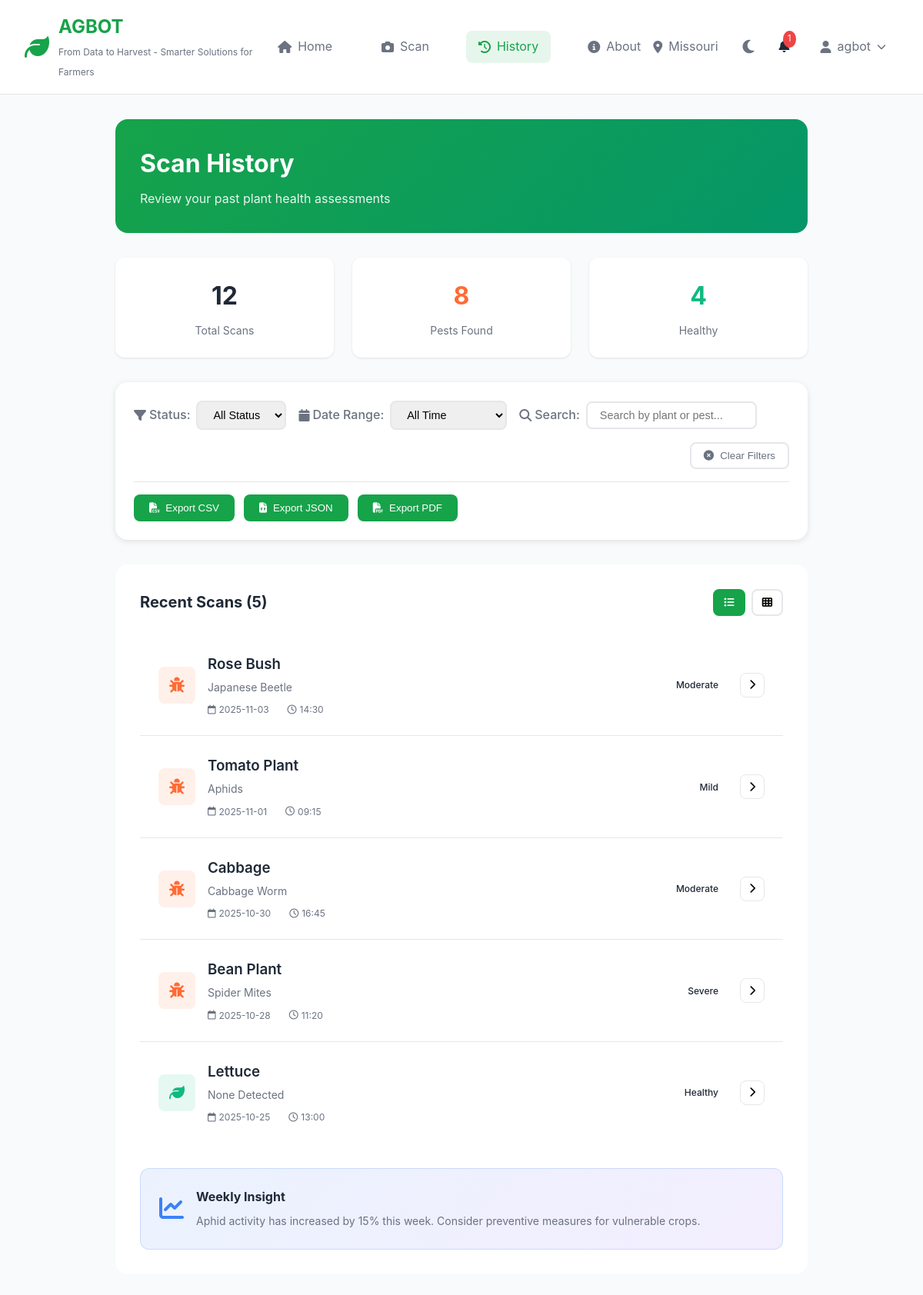
Screenshot of /history (signed in) with the database file from the repository.
### models.py (models this page shows, shortened)
class User(UserMixin, db.Model):
    __tablename__ = 'users'
    id = db.Column(db.Integer, primary_key=True)
    email = db.Column(db.String(120), unique=True, nullable=False, index=True)
    phone = db.Column(db.String(20), unique=True, nullable=True)
    password_hash = db.Column(db.String(255), nullable=False)
    name = db.Column(db.String(100), nullable=False)
    location = db.Column(db.String(100), nullable=True)
    language = db.Column(db.String(10), default='en')  # en, hi, es, sw, etc.
    units = db.Column(db.String(10), default='metric')  # metric or imperial
    theme = db.Column(db.String(20), default='emerald')  # emerald, forest, ocean, sunset
    farm_name = db.Column(db.String(100), nullable=True)
    farm_size = db.Column(db.String(50), nullable=True)
    crops = db.Column(db.Text, nullable=True)  # Comma-separated crop list
    notification_email = db.Column(db.Boolean, default=True)
    notification_push = db.Column(db.Boolean, default=True)
    created_at = db.Column(db.DateTime, default=datetime.utcnow)
    last_login = db.Column(db.DateTime)
    is_active = db.Column(db.Boolean, default=True)
    oauth_provider = db.Column(db.String(50), nullable=True)  # google, microsoft
    oauth_id = db.Column(db.String(255), nullable=True)
    scans = db.relationship('Scan', backref='user', lazy='dynamic', cascade='all, delete-orphan')
    feedbacks = db.relationship('Feedback', backref='user', lazy='dynamic', cascade='all, delete-orphan')

### app.py (the view)
@app.route('/history')
def history():
    history_data = [
        {
            'plant': 'Rose Bush',
            'pest': 'Japanese Beetle',
            'date': '2025-11-03',
            'time': '14:30',
            'severity': 'Moderate'
        },
        {
            'plant': 'Tomato Plant',
            'pest': 'Aphids',
            'date': '2025-11-01',
            'time': '09:15',
            'severity': 'Mild'
        },
        {
            'plant': 'Cabbage',
            'pest': 'Cabbage Worm',
            'date': '2025-10-30',
            'time': '16:45',
            'severity': 'Moderate'
        },
        {
            'plant': 'Bean Plant',
            'pest': 'Spider Mites',
            'date': '2025-10-28',
            'time': '11:20',
            'severity': 'Severe'
        },
        {
            'plant': 'Lettuce',
            'pest': 'None Detected',
            'date': '2025-10-25',
            'time': '13:00',
            'severity': 'Healthy'
        }
    ]
    stats = {
        'total_scans': 12,
        'pests_found': 8,
        'healthy': 4
    }
    return render_template('history.html', history=history_data, stats=stats)

### app.py (called while the page is built, shortened)
@login_manager.user_loader
def load_user(user_id):
    return User.query.get(int(user_id))

@app.context_processor
def inject_translations():
    if current_user.is_authenticated and current_user.language:
        lang = current_user.language
    else:
        lang = session.get('language', request.args.get('lang', 'en'))
    if not lang or lang not in translations:
        lang = 'en'
    trans = translations.get(lang, translations['en'])
    class TranslationNamespace:
        def __init__(self, data):
            for key, value in data.items():
                if isinstance(value, dict):
                    setattr(self, key, TranslationNamespace(value))
                else:
                    setattr(self, key, value)
    t = TranslationNamespace(trans)
    return dict(lang=lang, t=t)

### templates/history.html (shortened to what this page needs)
{% extends "base.html" %}
{% block content %}
<div class="history-page">
    <div class="history-header">
        <div class="header-content">
            <h1>Scan History</h1>
            <p>Review your past plant health assessments</p>
        </div>
    </div>
    <div class="history-stats">
        <div class="stat-item">
            <div class="stat-number">{{ stats.total_scans }}</div>
            <div class="stat-label">Total Scans</div>
        </div>
        <div class="stat-item pest">
            <div class="stat-number">{{ stats.pests_found }}</div>
            <div class="stat-label">Pests Found</div>
        </div>
        <div class="stat-item healthy">
            <div class="stat-number">{{ stats.healthy }}</div>
            <div class="stat-label">Healthy</div>
        </div>
    </div>
    <div class="history-toolbar">
        <div class="filter-section">
            <div class="filter-group">
                <label><i class="fas fa-filter"></i> Status:</label>
                <select id="filterStatus" class="filter-select">
                    <option value="all">All Status</option>
                </select>
            </div>
            <div class="filter-group">
                <label><i class="fas fa-calendar"></i> Date Range:</label>
                <select id="filterDate" class="filter-select">
                    <option value="all">All Time</option>
                </select>
            </div>
            <div class="filter-group">
                <label><i class="fas fa-search"></i> Search:</label>
                <input type="text" id="searchInput" class="filter-input" placeholder="Search by plant or pest...">
            </div>
            <button class="filter-clear" onclick="clearFilters()">
                <i class="fas fa-times-circle"></i> Clear Filters
            </button>
        </div>
        <div class="export-section">
            <button class="export-btn" onclick="exportData('csv')">
                <i class="fas fa-file-csv"></i> Export CSV
            </button>
            <button class="export-btn" onclick="exportData('json')">
                <i class="fas fa-file-code"></i> Export JSON
            </button>
            <button class="export-btn" onclick="exportData('pdf')">
                <i class="fas fa-file-pdf"></i> Export PDF
            </button>
        </div>
    </div>
    <div class="history-content">
        <div class="section-header">
            <h2>Recent Scans <span id="resultCount">({{ history|length }})</span></h2>
            <div class="view-options">
                <button class="view-toggle active" data-view="list" onclick="toggleView('list')">
                    <i class="fas fa-list"></i>
                </button>
                <button class="view-toggle" data-view="grid" onclick="toggleView('grid')">
                    <i class="fas fa-th"></i>
                </button>
            </div>
        </div>
        <div class="scan-list" id="scanList">
            {% for scan in history %}
            <div class="scan-item">
                <div class="scan-icon {{ 'healthy' if scan.severity == 'Healthy' else 'pest' }}">
                    <i class="fas fa-{{ 'leaf' if scan.severity == 'Healthy' else 'bug' }}"></i>
                </div>
                <div class="scan-details">
                    <h3>{{ scan.plant }}</h3>
                    <p>{{ scan.pest }}</p>
                    <div class="scan-meta">
                        <span><i class="far fa-calendar"></i> {{ scan.date }}</span>
                        <span><i class="far fa-clock"></i> {{ scan.time }}</span>
                    </div>
                </div>
                <div class="severity-badge {{ scan.severity.lower() }}">
                    {{ scan.severity }}
                </div>
                <button class="view-details">
                    <i class="fas fa-chevron-right"></i>
                </button>
            </div>
            {% endfor %}
        </div>
        <div class="insight-card">
            <div class="insight-icon">
                <i class="fas fa-chart-line"></i>
            </div>
            <div class="insight-content">
                <h3>Weekly Insight</h3>
                <p>Aphid activity has increased by 15% this week. Consider preventive measures for vulnerable crops.</p>
            </div>
        </div>
    </div>
</div>
{% endblock %}

### templates/base.html (shortened to what this page needs)
<!DOCTYPE html>
<html lang="{{ lang }}" data-theme="{{ current_user.theme if current_user.is_authenticated and current_user.theme else 'light' }}">
<head>
    <link rel="stylesheet" href="{{ url_for('static', filename='css/style.css') }}">
    <link rel="stylesheet" href="https://cdnjs.cloudflare.com/ajax/libs/font-awesome/6.4.0/css/all.min.css">
</head>
<body>
    <nav class="navbar">
        <div class="nav-container">
            {% if current_user.is_authenticated %}
            <div class="nav-logo">
                <i class="fas fa-leaf"></i>
                <div>
                    <h2>{{ t.brand.name }}</h2>
                    <span>{{ t.brand.tagline }}</span>
                </div>
            </div>
            {% endif %}
            {% if current_user.is_authenticated %}
            <div class="nav-menu">
                <a href="{{ url_for('index') }}" class="nav-item {% if request.endpoint == 'index' %}active{% endif %}">
                    <i class="fas fa-home"></i> {{ t.nav.home }}
                </a>
                <a href="{{ url_for('scan') }}" class="nav-item {% if request.endpoint == 'scan' %}active{% endif %}">
                    <i class="fas fa-camera"></i> {{ t.nav.scan }}
                </a>
                <a href="{{ url_for('history') }}" class="nav-item {% if request.endpoint == 'history' %}active{% endif %}">
                    <i class="fas fa-history"></i> {{ t.nav.history }}
                </a>
                <a href="{{ url_for('about') }}" class="nav-item {% if request.endpoint == 'about' %}active{% endif %}">
                    <i class="fas fa-info-circle"></i> {{ t.nav.about }}
                </a>
            </div>
            {% endif %}
            <div class="nav-user">
                {% if current_user.is_authenticated %}
                <div class="location">
                    <i class="fas fa-map-marker-alt"></i> {{ current_user.location or 'Location' }}
                </div>
                <button class="theme-toggle" id="themeToggle" title="Toggle theme">
                    <i class="fas fa-moon"></i>
                </button>
                <div class="notifications">
                    <i class="fas fa-bell"></i>
                    <span class="badge">1</span>
                </div>
                <div class="user-dropdown">
                    <div class="user-profile" onclick="toggleUserMenu()">
                        <i class="fas fa-user"></i> {{ current_user.name }}
                        <i class="fas fa-chevron-down"></i>
                    </div>
                </div>
                {% endif %}
            </div>
        </div>
    </nav>
    <main class="content">
        {% block content %}{% endblock %}
    </main>
</body>
</html>

### templates/history.html (style rules this page uses)
.history-toolbar { background: white; border-radius: 1rem; padding: 1.5rem; margin-bottom: 2rem; box-shadow: 0 2px 8px rgba(0, 0, 0, 0.1); }
.filter-section { display: flex; flex-wrap: wrap; gap: 1rem; margin-bottom: 1rem; }
.filter-group { display: flex; align-items: center; gap: 0.5rem; }
.filter-group label { font-weight: 500; color: var(--text-secondary); white-space: nowrap; display: flex; align-items: center; gap: 0.25rem; }
.filter-select, .filter-input { padding: 0.5rem 1rem; border: 2px solid var(--border-color); border-radius: 0.5rem; font-size: 0.9rem; transition: all 0.2s; }
.filter-input { min-width: 200px; }
.filter-clear { background: white; color: var(--text-secondary); border: 2px solid var(--border-color); padding: 0.5rem 1rem; border-radius: 0.5rem; font-weight: 500; cursor: pointer; transition: all 0.2s; display: flex; align-items: center; gap: 0.5rem; margin-left: auto; }
.export-section { display: flex; gap: 0.75rem; flex-wrap: wrap; padding-top: 1rem; border-top: 1px solid var(--border-color); }
.export-btn { background: var(--primary-color); color: white; border: none; padding: 0.625rem 1.25rem; border-radius: 0.5rem; font-weight: 500; cursor: pointer; transition: all 0.3s; display: flex; align-items: center; gap: 0.5rem; }
.view-options { display: flex; gap: 0.5rem; }
.view-toggle { background: white; border: 2px solid var(--border-color); padding: 0.5rem 0.75rem; border-radius: 0.5rem; cursor: pointer; transition: all 0.2s; }
.view-toggle.active { background: var(--primary-color); color: white; border-color: var(--primary-color); }

### rows the page displays
User: brand.name "AGBOT", location "Missouri", name "agbot"

### other values shown
{{ t.brand.tagline }} "From Data to Harvest - Smarter Solutions for Farmers"
{{ t.nav.home }} "Home"
{{ t.nav.scan }} "Scan"
{{ t.nav.history }} "History"
{{ t.nav.about }} "About"
{{ stats.total_scans }} "12"
{{ stats.pests_found }} "8"
{{ stats.healthy }} "4"
{{ history|length }} "5"
{{ scan.plant }} "Rose Bush" "Tomato Plant" "Cabbage" "Bean Plant" "Lettuce"
{{ scan.pest }} "Japanese Beetle" "Aphids" "Cabbage Worm" "Spider Mites" "None Detected"
{{ scan.date }} "2025-11-03" "2025-11-01" "2025-10-30" "2025-10-28" "2025-10-25"
{{ scan.time }} "14:30" "09:15" "16:45" "11:20" "13:00"
{{ scan.severity }} "Moderate" "Mild" "Moderate" "Severe" "Healthy"
